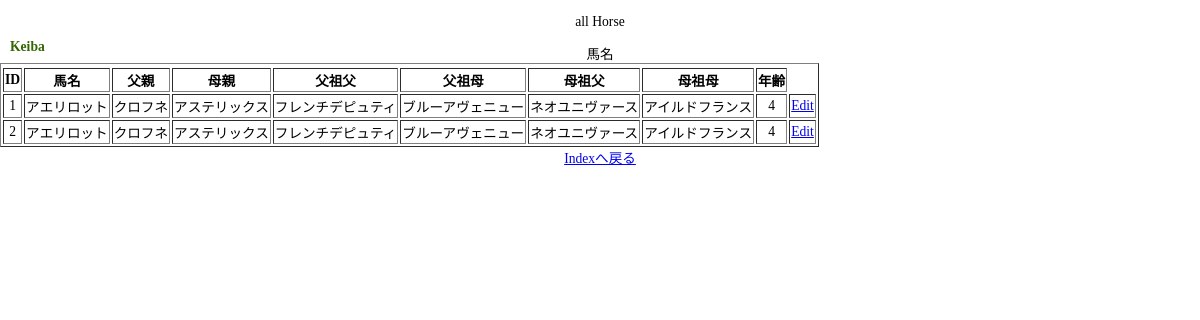
The page /keiba_prediction/horse on the database its author committed.
### keiba_prediction/models.py (models this page shows, shortened)
class Horse(models.Model):
    horse = models.CharField(max_length=100)
    f_horse = models.CharField(max_length=100)
    m_horse = models.CharField(max_length=100)
    ff_horse = models.CharField(max_length=100)
    fm_horse = models.CharField(max_length=100)
    mf_horse = models.CharField(max_length=100)
    mm_horse = models.CharField(max_length=100)
    age = models.IntegerField(default=0)

### keiba_prediction/views.py (the view)
# urls.py: url('horse', horse_db, name='horse'),
def horse_db(request):
    data = Horse.objects.all()
    params = {
        'title': 'Keiba',
        'message': 'all Horse',
        'data': data,
    }
    return render(request, 'keiba_prediction/horse.html', params)

### keiba_prediction/templates/keiba_prediction/horse.html (shortened to what this page needs)
{% load static %}
<!DOCTYPE html>
<html lang="ja">
<head>
    <link rel="stylesheet" type="text/css"
        href="{% static 'keiba_prediction/css/style.css' %}" />
</head>
<body>
    <h1>{{title}}</h1>
    <p>{{message | safe}}</p>
    <table border="1">
            <th>ID</th>
            <th>馬名</th>
            <th>父親</th>
            <th>母親</th>
            <th>父祖父</th>
            <th>父祖母</th>
            <th>母祖父</th>
            <th>母祖母</th>
            <th>年齢</th>
    {% for item in data%}
        <tr>
            <td>{{ item.id }}</td>
            <td>{{ item.horse }}</td>
            <td>{{ item.f_horse }}</td>
            <td>{{ item.m_horse }}</td>
            <td>{{ item.ff_horse }}</td>
            <td>{{ item.fm_horse }}</td>
            <td>{{ item.mf_horse }}</td>
            <td>{{ item.mm_horse }}</td>
            <td>{{ item.age }}</td>
            <td><a href="{% url 'edit' item.id %}">Edit</a></td>
        </tr>
    {% endfor %}
    </table>
<a href="{% url 'index' %}">Indexへ戻る</a>
</body>
</html>

### keiba_prediction/static/keiba_prediction/css/style.css (style rules this page uses)
body { font-size: 85%; text-align: center; padding: 0; margin: 0; }
h1 { font-size: 100%; text-align: right; position: absolute; top: 30px; left: 10px; color: #360; }

### rows shown on the page
Horse: id "1", horse "アエリロット", f_horse "クロフネ", m_horse "アステリックス", ff_horse "フレンチデピュティ", fm_horse "ブルーアヴェニュー", mf_horse "ネオユニヴァース", mm_horse "アイルドフランス", age "4"
Horse: id "2", horse "アエリロット", f_horse "クロフネ", m_horse "アステリックス", ff_horse "フレンチデピュティ", fm_horse "ブルーアヴェニュー", mf_horse "ネオユニヴァース", mm_horse "アイルドフランス", age "4"

### other values the page prints
{{ title }} "Keiba"
{{ message | safe }} "all Horse"
